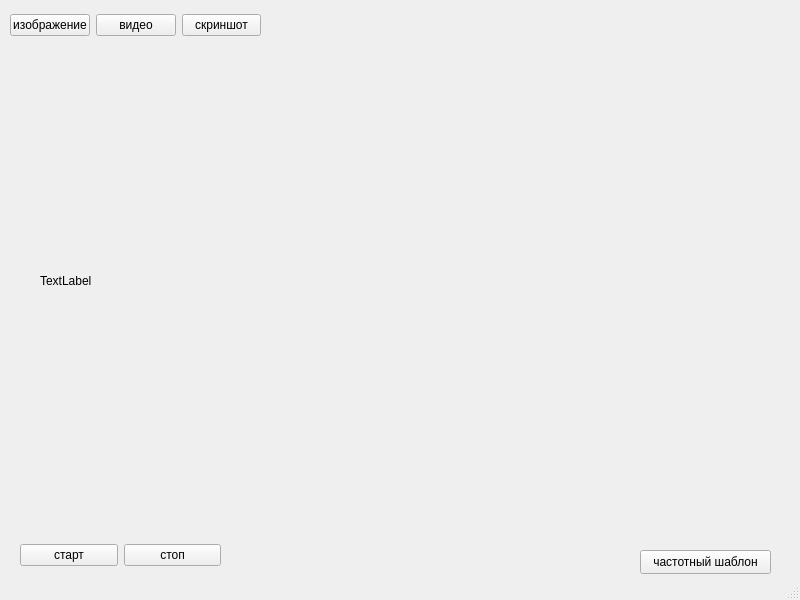
<?xml version="1.0" encoding="UTF-8"?>
<ui version="4.0">
 <class>ContentScreen</class>
 <widget class="QMainWindow" name="ContentScreen">
  <property name="geometry">
   <rect>
    <x>0</x>
    <y>0</y>
    <width>800</width>
    <height>600</height>
   </rect>
  </property>
  <property name="windowTitle">
   <string>MainWindow</string>
  </property>
  <widget class="QWidget" name="centralwidget">
   <property name="enabled">
    <bool>true</bool>
   </property>
   <widget class="QLabel" name="label">
    <property name="geometry">
     <rect>
      <x>40</x>
      <y>70</y>
      <width>521</width>
      <height>421</height>
     </rect>
    </property>
    <property name="text">
     <string>TextLabel</string>
    </property>
   </widget>
   <widget class="QWidget" name="horizontalLayoutWidget">
    <property name="geometry">
     <rect>
      <x>10</x>
      <y>10</y>
      <width>251</width>
      <height>31</height>
     </rect>
    </property>
    <layout class="QHBoxLayout" name="horizontalLayout">
     <item>
      <widget class="QPushButton" name="pushButton_3">
       <property name="text">
        <string>изображение</string>
       </property>
      </widget>
     </item>
     <item>
      <widget class="QPushButton" name="pushButton_2">
       <property name="text">
        <string>видео</string>
       </property>
      </widget>
     </item>
     <item>
      <widget class="QPushButton" name="pushButton">
       <property name="text">
        <string>скриншот</string>
       </property>
      </widget>
     </item>
    </layout>
   </widget>
   <widget class="QPushButton" name="pushButton_6">
    <property name="geometry">
     <rect>
      <x>640</x>
      <y>550</y>
      <width>131</width>
      <height>24</height>
     </rect>
    </property>
    <property name="text">
     <string>частотный шаблон</string>
    </property>
   </widget>
   <widget class="QWidget" name="horizontalLayoutWidget_2">
    <property name="geometry">
     <rect>
      <x>20</x>
      <y>540</y>
      <width>201</width>
      <height>31</height>
     </rect>
    </property>
    <layout class="QHBoxLayout" name="horizontalLayout_2">
     <item>
      <widget class="QPushButton" name="pushButton_5">
       <property name="text">
        <string>старт</string>
       </property>
      </widget>
     </item>
     <item>
      <widget class="QPushButton" name="pushButton_4">
       <property name="text">
        <string>стоп</string>
       </property>
      </widget>
     </item>
    </layout>
   </widget>
  </widget>
  <widget class="QStatusBar" name="statusbar"/>
 </widget>
 <resources/>
 <connections/>
</ui>
